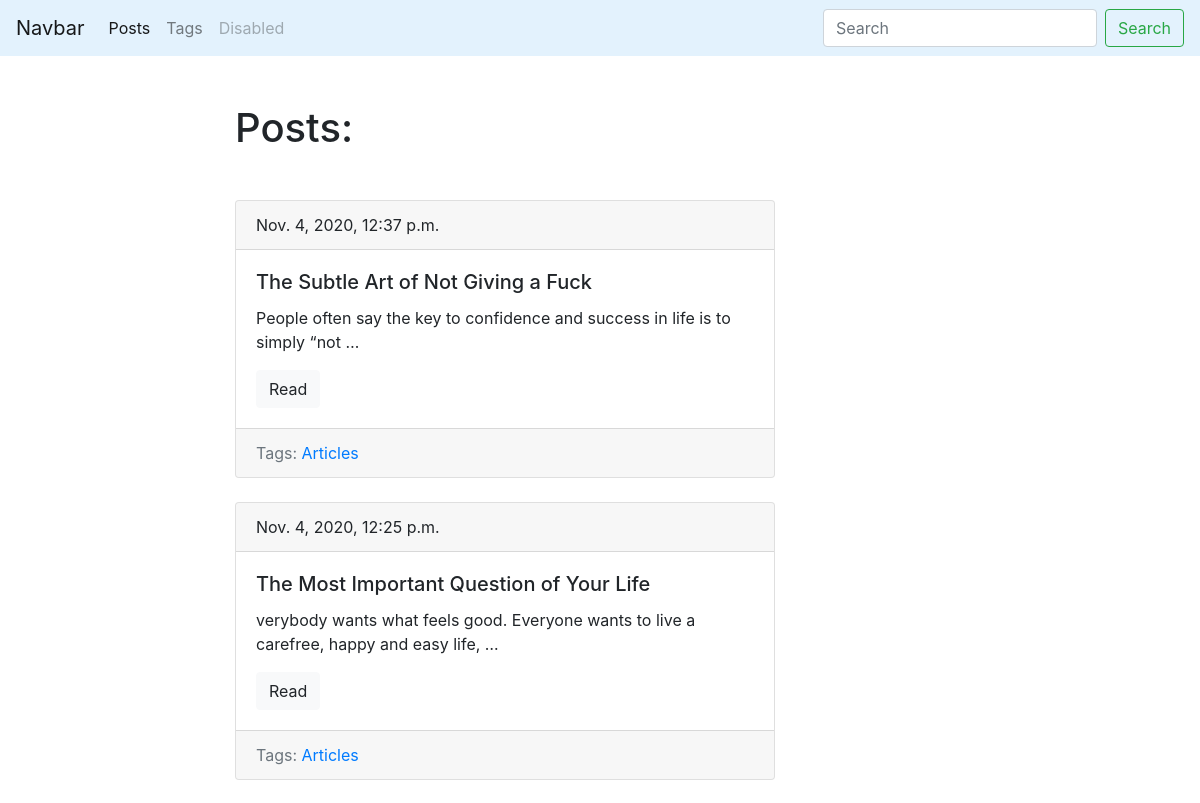
/blog/ (upper part), run on an earlier commit of the app's database.
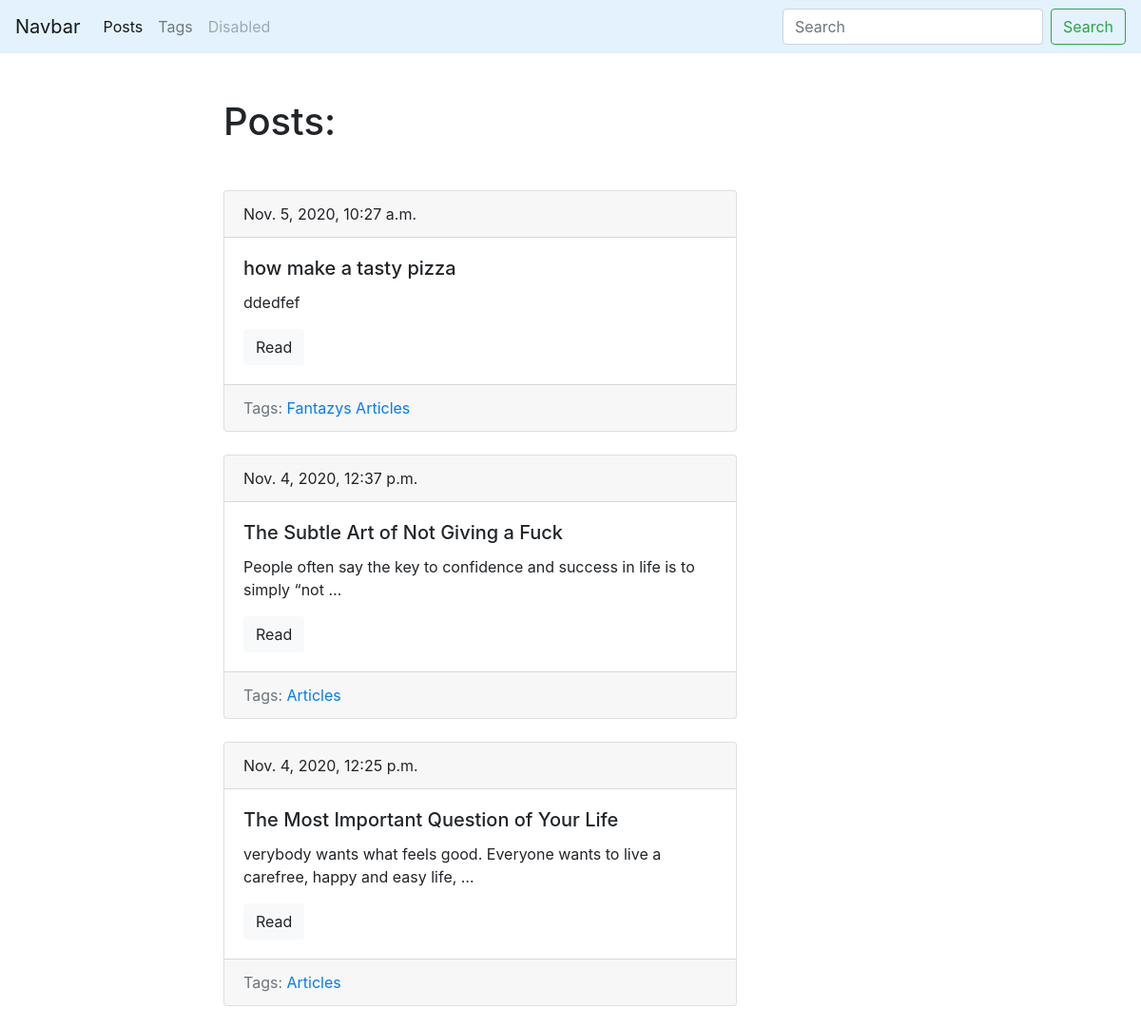
And on a later commit of the database.
### blog/models.py (models this page shows, shortened)
class Post(models.Model):
    title = models.CharField('Title',max_length = 200, db_index =True)
    slug = models.SlugField('Slug', max_length = 200, blank =True, unique = True)
    body = models.TextField(blank=True, db_index= True)
    tags = models.ManyToManyField('Tag', blank = True, related_name= 'posts')
    date_pub = models.DateTimeField(auto_now_add = True)
    def get_absolute_url(self):
    	return reverse('post_detail_url', kwargs = {'slug':self.slug})

class Tag(models.Model):
 	title = models.CharField(max_length=50)
 	slug = models.SlugField(max_length=50, unique = True)
 	def get_absolute_url(self):
 		return reverse('tag_detail_url', kwargs = {'slug':self.slug})

### blog/views.py (the view)
# urls.py: path('blog/', post_lists, name = 'post_lists_url'),
def post_lists(request):
    posts = Post.objects.order_by('-date_pub')
    return render(request,'blog/index.html', context = {'posts':posts})

### blog/templates/blog/index.html
{% extends 'blog/base_blog.html' %}
{% block content%}
<h1 class="mb-5">Posts:</h1>
{% for i in posts %}
{% include 'blog/include/post_card_template.html' %}
{% endfor %}
{% endblock %}

### blog/templates/blog/include/post_card_template.html
	<div class="card mb-4">
	  <div class="card-header">
	    {{ i.date_pub }}
	  </div>
	  <div class="card-body">
	    <h5 class="card-title">{{ i.title }}</h5>
	    <p class="card-text">{{ i.body|truncatewords:15 }}</p>
	    <a href="{{ i.get_absolute_url }}" class="btn btn-light">Read</a>
	  </div>
	    <div class="card-footer text-muted">
   			Tags:
   			{% for tag in i.tags.all %}
   			<a href="{{tag.get_absolute_url}}">{{tag.title}}s</a>
   			{% endfor %}
  		</div>
	</div>

What changed in the data, as far as the page shows it:
added Post: date_pub "Nov. 5, 2020, 10:27 a.m.", title "how make a tasty pizza", body "ddedfef", Tag (title "Article")
now on this page (row unchanged): Tag: title "Fantazy", shown under "Nov. 5, 2020, 10:27 a.m."
